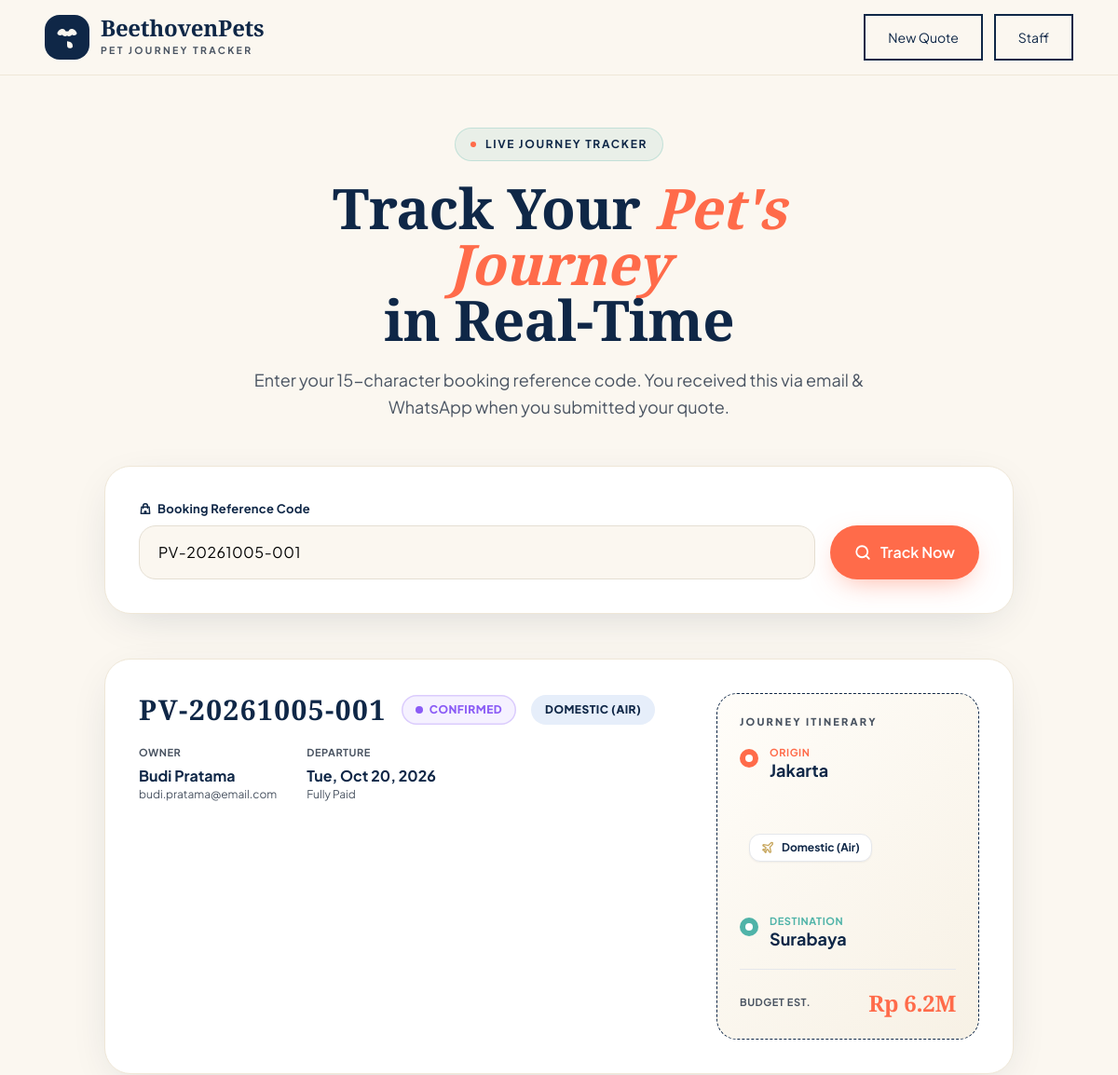
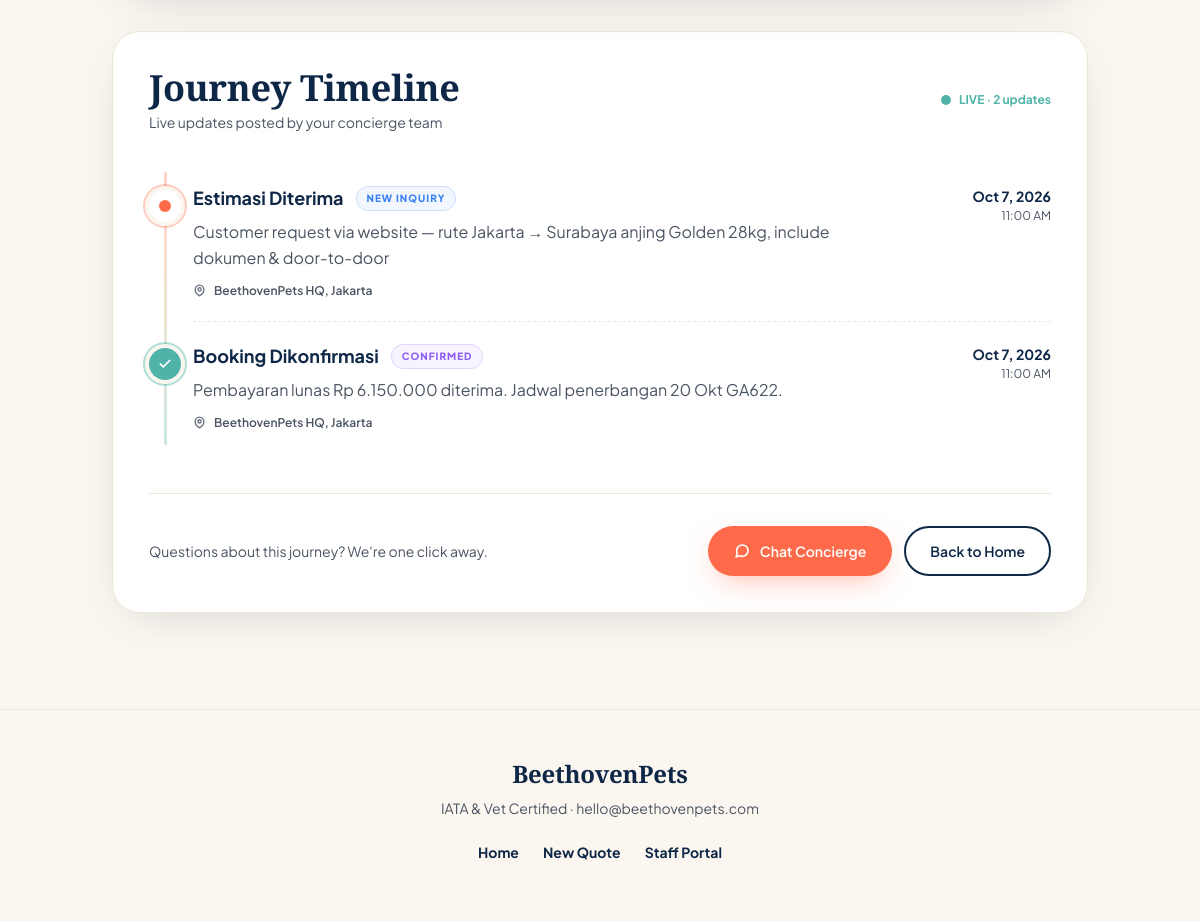
/track.php?code=PV-20261005-001, run on the app's committed database (2 pictures, top to bottom).
### tables this page shows
CREATE TABLE `bookings` (
  `id` int(11) NOT NULL AUTO_INCREMENT,
  `booking_code` varchar(20) NOT NULL UNIQUE,
  `customer_id` int(11) NOT NULL,
  `pet_id` int(11) DEFAULT NULL,
  `route_id` int(11) DEFAULT NULL,
  `origin_city` varchar(100) NOT NULL,
  `destination_city` varchar(100) NOT NULL,
  `travel_type` enum('domestic_air','domestic_land','international','combined') NOT NULL DEFAULT 'domestic_air',
  `travel_date` date NOT NULL,
  `return_date` date DEFAULT NULL,
  `pet_type_booking` enum('small','medium','large','giant','brachycephalic') NOT NULL DEFAULT 'medium',
  `pet_weight_kg` decimal(6,2) NOT NULL DEFAULT 15.00,
  `crate_included` tinyint(1) NOT NULL DEFAULT 0,
  `addon_door` tinyint(1) NOT NULL DEFAULT 0,
  `addon_docs` tinyint(1) NOT NULL DEFAULT 0,
  `addon_stay` tinyint(1) NOT NULL DEFAULT 0,
  `addon_custom` text DEFAULT NULL,
  `price_estimated_idr` decimal(14,2) NOT NULL DEFAULT 0.00,
  `price_final_idr` decimal(14,2) DEFAULT NULL,
  `paid_amount_idr` decimal(14,2) NOT NULL DEFAULT 0.00,
  `payment_status` enum('unpaid','deposit','paid','refunded') NOT NULL DEFAULT 'unpaid',
  `status` enum('inquiry','confirmed','preparing','in_transit','arrived','delivered','cancelled','completed') NOT NULL DEFAULT 'inquiry',
  `special_instructions` text DEFAULT NULL,
  `assigned_handler` varchar(120) DEFAULT NULL,
  `flight_details` text DEFAULT NULL,
  `customer_notes` text DEFAULT NULL,
  `private_admin_notes` text DEFAULT NULL,
  `created_at` timestamp NOT NULL DEFAULT CURRENT_TIMESTAMP,
  `updated_at` timestamp NOT NULL DEFAULT CURRENT_TIMESTAMP ON UPDATE CURRENT_TIMESTAMP,
  PRIMARY KEY (`id`),
  UNIQUE KEY `booking_code_idx` (`booking_code`),
  KEY `customer_idx` (`customer_id`),
  KEY `status_idx` (`status`),
  KEY `travel_date_idx` (`travel_date`)
);

CREATE TABLE `customers` (
  `id` int(11) NOT NULL AUTO_INCREMENT,
  `full_name` varchar(150) NOT NULL,
  `email` varchar(150) NOT NULL,
  `phone` varchar(30) NOT NULL,
  `address` text DEFAULT NULL,
  `city` varchar(80) DEFAULT NULL,
  `country` varchar(60) DEFAULT 'Indonesia',
  `notes` text DEFAULT NULL,
  `created_at` timestamp NOT NULL DEFAULT CURRENT_TIMESTAMP,
  `updated_at` timestamp NOT NULL DEFAULT CURRENT_TIMESTAMP ON UPDATE CURRENT_TIMESTAMP,
  PRIMARY KEY (`id`),
  KEY `email_idx` (`email`)
);

CREATE TABLE `tracking_logs` (
  `id` int(11) NOT NULL AUTO_INCREMENT,
  `booking_id` int(11) NOT NULL,
  `status` enum('inquiry','confirmed','preparing','picked_up','origin_airport','in_flight','transit','destination_airport','out_for_delivery','delivered','completed','cancelled') NOT NULL DEFAULT 'inquiry',
  `title` varchar(180) NOT NULL,
  `description` text DEFAULT NULL,
  `location` varchar(180) DEFAULT NULL,
  `photo_url` varchar(255) DEFAULT NULL,
  `created_by_admin_id` int(11) DEFAULT NULL,
  `created_at` timestamp NOT NULL DEFAULT CURRENT_TIMESTAMP,
  PRIMARY KEY (`id`),
  KEY `booking_idx` (`booking_id`),
  CONSTRAINT `tracking_booking_fk` FOREIGN KEY (`booking_id`) REFERENCES `bookings`(`id`) ON DELETE CASCADE
);

### track.php (the view, shortened to what the rows shown need)
<?php require_once __DIR__ . '/includes/init.php';
$code = trim($_GET['code'] ?? $_POST['code'] ?? '');
$booking = null;
$customer = null;
$trackingLogs = [];
if ($code) {
    try {
        $booking = pawDB()->fetch("SELECT * FROM bookings WHERE booking_code = ?", [$code]);
        if ($booking) {
            $customer = pawDB()->fetch("SELECT * FROM customers WHERE id = ?", [$booking['customer_id']]);
            $trackingLogs = pawDB()->fetchAll("SELECT * FROM tracking_logs WHERE booking_id = ? ORDER BY created_at ASC, id ASC", [$booking['id']]);
        } else {
            $notFound = true;
        }
    } catch (Throwable $e) { $notFound = true; }
}
?>
<!DOCTYPE html>
<html lang="en">
<head>
<script src="https://cdn.tailwindcss.com"></script>
</head>
<body class="bg-cream min-h-screen pb-20">
        <a href="https://wa.me/<?=waDigits()?>?text=Hello%20BeethovenPets%2C%20I%20would%20like%20to%20request%20a%20new%20quote%20for%20pet%20relocation%20services." target="_blank" class="btn-outline text-sm">New Quote</a>
<main class="max-w-5xl mx-auto px-6 pt-14">
  <div class="text-center max-w-2xl mx-auto mb-12">
    <h1 class="font-display text-navy text-4xl sm:text-5xl lg:text-6xl font-semibold leading-[1.06] mb-5">
      Track Your <span class="italic text-coral">Pet's Journey</span><br>in Real-Time
    </h1>
  </div>
  <?php if ($booking): ?>
  <div class="space-y-8">
    <div class="card p-7 sm:p-9 relative overflow-hidden">
      <div class="absolute -top-20 -right-20 w-64 h-64 rounded-full bg-coral/7 blur-3xl"></div>
      <div class="grid lg:grid-cols-3 gap-7 relative">
        <div class="lg:col-span-2">
          <div class="flex items-center gap-4 mb-5 flex-wrap">
            <div class="font-display text-navy text-2xl sm:text-3xl font-bold tracking-wider"><?=e($booking['booking_code'])?></div>
            <span class="status-badge" style="background:<?=bookingStatusColor($booking['status'])?>15;color:<?=bookingStatusColor($booking['status'])?>;box-shadow:inset 0 0 0 1.5px <?=bookingStatusColor($booking['status'])?>40">
              <span class="w-2 h-2 rounded-full" style="background:<?=bookingStatusColor($booking['status'])?>;animation:pulse 2s ease-in-out infinite"></span>
              <?=bookingStatusLabel($booking['status'])?>
            </span>
            <span class="status-badge" style="background:#E6EEFA;color:var(--navy);">
              <?=travelTypeLabel($booking['travel_type'])?>
            </span>
          </div>
          <div class="flex flex-wrap gap-x-8 gap-y-4 mb-6">
            <div>
              <div class="text-[11px] font-bold uppercase tracking-wider text-muted mb-1">Owner</div>
              <div class="font-bold text-navy"><?=e($customer['full_name'] ?? 'Customer')?></div>
              <div class="text-xs text-muted"><?=e($customer['email'] ?? '')?></div>
            </div>
            <div>
              <div class="text-[11px] font-bold uppercase tracking-wider text-muted mb-1">Departure</div>
              <div class="font-bold text-navy"><?=formatDate($booking['travel_date'])?></div>
              <div class="text-xs text-muted"><?=!empty($booking['payment_status']) ? paymentStatusLabel($booking['payment_status']) : ''?></div>
            </div>
          </div>
        </div>
        <div class="route-card">
          <div class="text-[11px] font-extrabold uppercase tracking-[0.2em] text-muted mb-4">Journey Itinerary</div>
          <div class="space-y-2 relative">
            <div class="flex items-start gap-3">
              <div class="w-5 h-5 rounded-full bg-coral mt-1 flex-shrink-0 flex items-center justify-center"><span class="w-2 h-2 rounded-full bg-white"></span></div>
              <div>
                <div class="text-[11px] font-bold text-coral uppercase tracking-wider">Origin</div>
                <div class="font-bold text-navy text-lg leading-tight"><?=e($booking['origin_city'])?></div>
              </div>
            </div>
            <div class="pl-2.5 ml-[9px] w-0.5 h-10 bg-gradient-to-b from-coral via-gold to-teal rounded-full"></div>
            <div class="flex items-center justify-between pl-2.5">
              <div class="flex items-center gap-2 bg-white px-3 py-1.5 rounded-xl shadow-sm border border-cream">
                <span class="text-xs font-bold text-navy"><?=travelTypeLabel($booking['travel_type'])?></span>
              </div>
            </div>
            <div class="pl-2.5 ml-[9px] w-0.5 h-10 bg-gradient-to-b from-coral via-gold to-teal rounded-full"></div>
            <div class="flex items-start gap-3">
              <div class="w-5 h-5 rounded-full bg-teal mt-1 flex-shrink-0 flex items-center justify-center"><span class="w-2 h-2 rounded-full bg-white"></span></div>
              <div>
                <div class="text-[11px] font-bold text-teal uppercase tracking-wider">Destination</div>
                <div class="font-bold text-navy text-lg leading-tight"><?=e($booking['destination_city'])?></div>
              </div>
            </div>
          </div>
          <?php if (!empty($booking['price_estimated_idr'])): ?>
          <div class="mt-5 pt-5 border-t border-navy/10 flex items-center justify-between">
            <span class="text-[11px] font-bold uppercase tracking-wider text-muted">Budget Est.</span>
            <span class="font-display text-2xl font-bold text-coral"><?=formatRupiah($booking['price_estimated_idr'])?></span>
          </div>
          <?php endif; ?>
        </div>
      </div>
    </div>
    <div class="card p-7 sm:p-9">
      <div class="flex items-center justify-between mb-8 flex-wrap gap-4">
        <div>
          <h2 class="font-display text-navy text-3xl sm:text-4xl font-semibold">Journey Timeline</h2>
          <p class="text-muted mt-1 text-sm">Live updates posted by your concierge team</p>
        </div>
        <div class="flex items-center gap-2 text-xs font-bold text-teal">
          <span class="w-2.5 h-2.5 rounded-full bg-teal" style="animation:pulse 1.8s infinite"></span>
          LIVE · <?=count($trackingLogs)?> updates
        </div>
      </div>
      <?php if (count($trackingLogs) > 0): ?>
      <div class="timeline">
        <?php foreach ($trackingLogs as $i => $log): ?>
        <div class="t-item">
          <div class="t-dot">
            <?php if ($i === count($trackingLogs)-1): ?>
              <svg width="14" height="14" viewBox="0 0 24 24" fill="none" stroke-linecap="round" stroke-linejoin="round"><polyline points="20 6 9 17 4 12"/></svg>
            <?php else: ?>
              <div class="t-dot-inner"></div>
            <?php endif; ?>
          </div>
          <div class="flex items-start justify-between gap-5 flex-wrap">
            <div class="flex-1 min-w-0">
              <div class="flex items-center gap-3 flex-wrap mb-2">
                <h3 class="font-bold text-navy text-lg leading-tight"><?=e($log['title'])?></h3>
                <span class="text-[10px] font-extrabold uppercase tracking-widest px-2.5 py-1 rounded-full" style="background:<?=bookingStatusColor($log['status'])?>12;color:<?=bookingStatusColor($log['status'])?>;border:1px solid <?=bookingStatusColor($log['status'])?>30">
                  <?=bookingStatusLabel($log['status'])?>
                </span>
              </div>
              <?php if (!empty($log['description'])): ?>
              <p class="text-muted leading-relaxed max-w-2xl"><?=e($log['description'])?></p>
              <?php endif; ?>
              <?php if (!empty($log['location'])): ?>
              <div class="mt-3 flex items-center gap-2 text-xs font-semibold text-muted">
                <svg width="13" height="13" viewBox="0 0 24 24" fill="none" stroke="#6B7280" stroke-width="2.5" stroke-linecap="round" stroke-linejoin="round"><path d="M12 22s-8-4.5-8-11.8A8 8 0 0 1 12 2a8 8 0 0 1 8 8.2c0 7.3-8 11.8-8 11.8z"/><circle cx="12" cy="10" r="3"/></svg>
                <?=e($log['location'])?>
              </div>
              <?php endif; ?>
            </div>
            <div class="text-right flex-shrink-0">
              <div class="font-bold text-navy text-sm"><?=formatDate($log['created_at'], 'M j, Y')?></div>
              <div class="text-xs text-muted mt-0.5"><?=date('g:i A', strtotime($log['created_at']))?></div>
            </div>
          </div>
        </div>
        <?php endforeach; ?>
      </div>
      <?php endif; ?>
      <div class="mt-10 pt-8 border-t border-[#EFE7D7] flex flex-col sm:flex-row gap-4 items-center justify-between">
        <p class="text-sm text-muted">Questions about this journey? We're one click away.</p>
        <div class="flex flex-wrap gap-3">
          <a href="https://wa.me/<?=waDigits()?>?text=Hello%20BeethovenPets%2C%20I%27d%20like%20to%20ask%20about%20booking%20<?=urlencode($booking['booking_code'])?>" target="_blank" class="btn btn-primary text-sm">
            Chat Concierge
          </a>
          <a href="<?=SITE_URL?>/" class="btn btn-outline text-sm">Back to Home</a>
        </div>
      </div>
    </div>
  </div>
  <?php endif; ?>
</main>
</body>
</html>

### data on the page
bookings: booking_code "PV-20261005-001", status "CONFIRMED", travel_type "DOMESTIC (AIR)", travel_date "Tue, Oct 20, 2026", payment_status "Fully Paid", origin_city "Jakarta", travel_type "Domestic (Air)", destination_city "Surabaya", price_estimated_idr "Rp 6.2M"
customers: full_name "Budi Pratama", email "budi.pratama@email.com"
tracking_logs: title "Estimasi Diterima", status "NEW INQUIRY", description "Customer request via website — rute Jakarta → Surabaya anjing Golden 28kg, include dokumen & door-to-door", location "BeethovenPets HQ, Jakarta", created_at "Oct 7, 2026", created_at "11:00 AM"
tracking_logs: title "Booking Dikonfirmasi", status "CONFIRMED", description "Pembayaran lunas Rp 6.150.000 diterima. Jadwal penerbangan 20 Okt GA622.", location "BeethovenPets HQ, Jakarta", created_at "Oct 7, 2026", created_at "11:00 AM"

### other printed values
count($trackingLogs) "2"
$_tr "hello@beethovenpets.com"
